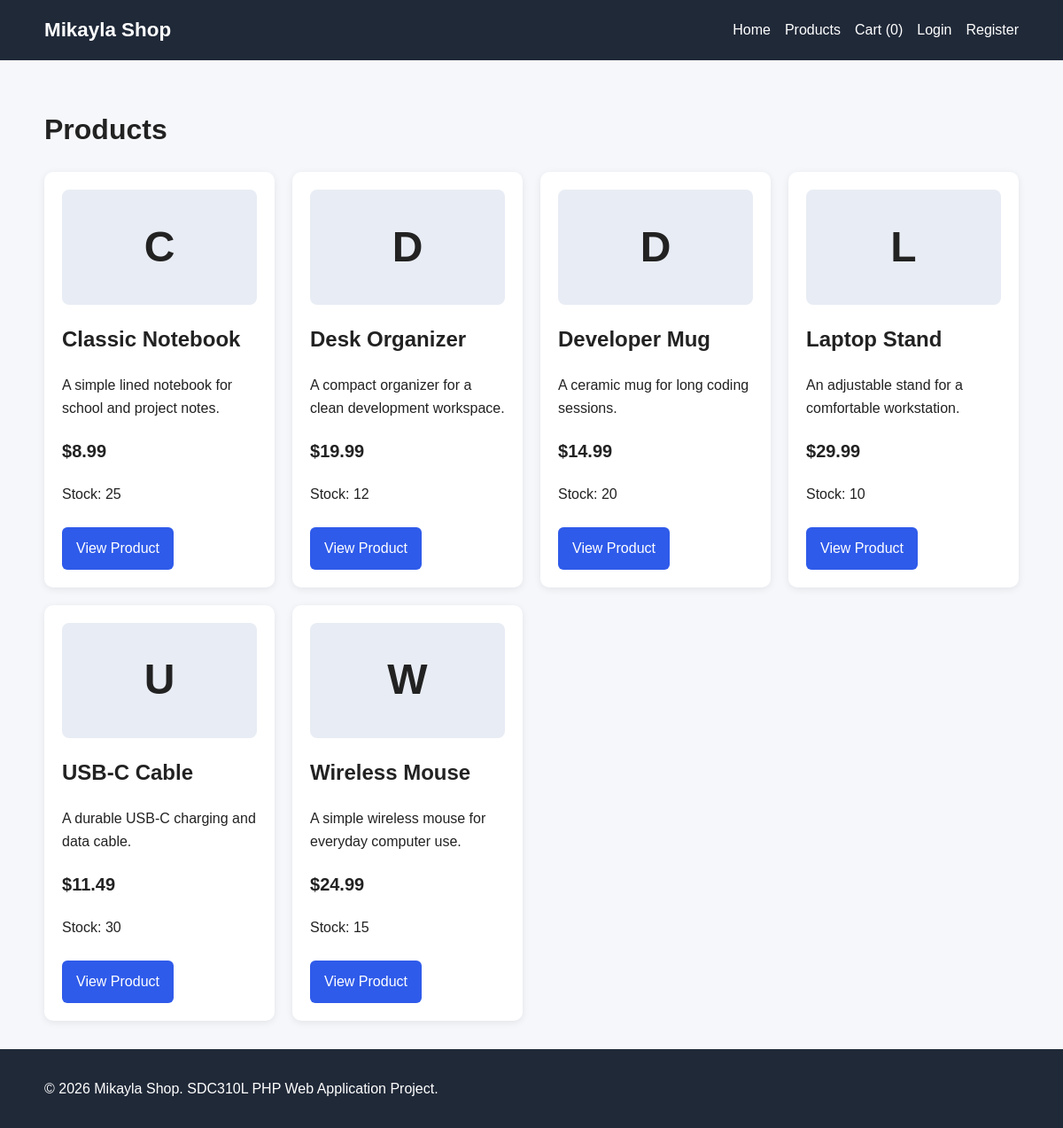
/products.php, run on the app's committed database.
### tables this page shows
CREATE TABLE products (

    id INT UNSIGNED AUTO_INCREMENT PRIMARY KEY,

    name VARCHAR(150) NOT NULL,

    description TEXT NOT NULL,

    price DECIMAL(10,2) NOT NULL,

    stock INT UNSIGNED NOT NULL DEFAULT 0,

    active TINYINT(1) NOT NULL DEFAULT 1,

    created_at TIMESTAMP
        DEFAULT CURRENT_TIMESTAMP

);

### products.php (the view, shortened to what this page needs)
<?php
require_once "config/database.php";
require "includes/header.php";
$stmt = $pdo->query(
    "SELECT *
     FROM products
     WHERE active = 1
     ORDER BY name"
);
$products = $stmt->fetchAll();
?>
<h1>Products</h1>
<div class="product-grid">
<?php foreach ($products as $product): ?>
    <article class="card">
        <div class="product-image">
            <?= htmlspecialchars($product["name"][0] ?? "P") ?>
        </div>
        <h2>
            <?= htmlspecialchars($product["name"]) ?>
        </h2>
        <p>
            <?= htmlspecialchars($product["description"]) ?>
        </p>
        <p class="price">
            $<?= number_format((float)$product["price"], 2) ?>
        </p>
        <p>
            Stock: <?= (int)$product["stock"] ?>
        </p>
        <a
            href="product.php?id=<?= (int)$product["id"] ?>"
            class="button"
        >
            View Product
        </a>
    </article>
<?php endforeach; ?>
</div>
<?php require "includes/footer.php"; ?>

### css/style.css (style rules this page uses)
* { box-sizing: border-box; }
body { margin: 0; font-family: Arial, sans-serif; background: #f5f7fb; color: #222; line-height: 1.6; }
.product-grid { display: grid; grid-template-columns: repeat(auto-fit, minmax(220px, 1fr)); gap: 1.25rem; }
.card { background: white; padding: 1.25rem; border-radius: 10px; box-shadow: 0 2px 8px rgba(0, 0, 0, 0.08); }
.product-image { height: 130px; display: grid; place-items: center; background: #e8ecf4; border-radius: 8px; font-size: 3rem; font-weight: bold; }
.price, .total { font-size: 1.25rem; font-weight: bold; }
.button { display: inline-block; background: #2f5bea; color: white; border: 0; padding: 0.7rem 1rem; border-radius: 6px; text-decoration: none; cursor: pointer; margin-top: 0.5rem; }

### data on the page
products: name "C", name "Classic Notebook", description "A simple lined notebook for school and project notes.", price "8.99", stock "25"
products: name "D", name "Desk Organizer", description "A compact organizer for a clean development workspace.", price "19.99", stock "12"
products: name "D", name "Developer Mug", description "A ceramic mug for long coding sessions.", price "14.99", stock "20"
products: name "L", name "Laptop Stand", description "An adjustable stand for a comfortable workstation.", price "29.99", stock "10"
products: name "U", name "USB-C Cable", description "A durable USB-C charging and data cable.", price "11.49", stock "30"
products: name "W", name "Wireless Mouse", description "A simple wireless mouse for everyday computer use.", price "24.99", stock "15"

### other printed values
$cartCount "0"
